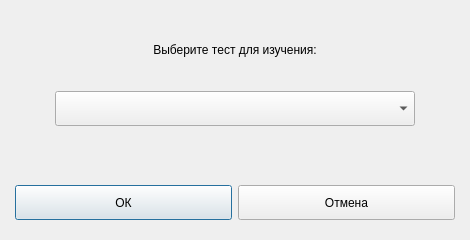
<?xml version="1.0" encoding="UTF-8"?>
<ui version="4.0">
 <class>LearningTestSelectingDialog</class>
 <widget class="QDialog" name="LearningTestSelectingDialog">
  <property name="windowModality">
   <enum>Qt::ApplicationModal</enum>
  </property>
  <property name="geometry">
   <rect>
    <x>0</x>
    <y>0</y>
    <width>470</width>
    <height>240</height>
   </rect>
  </property>
  <property name="sizePolicy">
   <sizepolicy hsizetype="Expanding" vsizetype="Expanding">
    <horstretch>0</horstretch>
    <verstretch>0</verstretch>
   </sizepolicy>
  </property>
  <property name="minimumSize">
   <size>
    <width>470</width>
    <height>240</height>
   </size>
  </property>
  <property name="maximumSize">
   <size>
    <width>470</width>
    <height>240</height>
   </size>
  </property>
  <property name="windowTitle">
   <string>Dialog</string>
  </property>
  <property name="styleSheet">
   <string notr="true">QDialog {
  background-color: #ffffff;
  border: 5px solid #c9c9c9;
  border-radius: 5px;
}
QDialog &gt; QLabel
{
  font-size: 16px;
  font-family: Arial, sans-serif;
  font-weight: bold;
  color: #60616f;
  text-align: center;
}

QDialog &gt; QPushButton {

  font-size: 16px;
  font-family: Arial, sans-serif;
  font-weight: bold;
  color: #60616f;
  text-align: center;

  border: none;
  border-radius: 10px;
  
  background-color:   qlineargradient(spread:reflect, x1:0.471, y1:0, x2:0.465, y2:1, stop:0.465909 rgba(247, 248, 250, 255), stop:1 rgba(227, 228, 232, 255))
}
QDialog &gt; QPushButton:hover {
  background-color: #c6e4f0;
}
QDialog &gt; QPushButton:pressed {
  padding-top: 1px;
  background-color: qlineargradient(spread:reflect, x1:0.482, y1:1, x2:0.505, y2:0, stop:0.465909 rgba(247, 248, 250, 255), stop:1 rgba(227, 228, 232, 255))
}


QComboBox {
  border: 2px solid #e6e6e9;
  border-radius: 5px;
  background-color: qlineargradient(spread:pad, x1:0.511, y1:0, x2:0.510955, y2:1, stop:0   rgba(255, 255, 255, 255), stop:0.943182 rgba(245, 246, 249, 255));
  padding-left: 10px;

  font-size: 16px;
  font-family: Arial, sans-serif;
  font-weight: bold;
  color: #878787;

}
QComboBox::down-arrow {
  border: none;
  border-radius: 5px;
  background-color: qlineargradient(spread:pad, x1:0.511, y1:0, x2:0.510955, y2:1, stop:0   rgba(255, 255, 255, 255), stop:0.943182 rgba(245, 246, 249, 255));
  image: url(:/icons/icons/downArrow.png);
}
QComboBox::drop-down {
  width: 25px;
  border: none;
  border-radius: 0px;
  background-color: qlineargradient(spread:pad, x1:0.511, y1:0, x2:0.510955, y2:1, stop:0   rgba(255, 255, 255, 255), stop:0.943182 rgba(245, 246, 249, 255));
  border-left: 2px solid #d6d7da;
  margin: 4px 0px;
  image: url(:/icons/icons/downArrow.png);

}
QComboBox:hover {
  background-color: qlineargradient(spread:pad, x1:0.511, y1:0, x2:0.510955, y2:1, stop:0   rgba(255, 255, 255, 255), stop:0.943182 rgba(245, 246, 249, 255));
  border-radius: 5px;
}

QComboBox QAbstractItemView, QComboBox QAbstractItemView::item  {
  background-color: qlineargradient(spread:pad, x1:0.511, y1:0, x2:0.510955, y2:1, stop:0   rgba(255, 255, 255, 255), stop:0.943182 rgba(245, 246, 249, 255));
  border: 1px solid #ecedef;
  border-radius: 5px;
  padding-left: 10px;
  selection-background-color: #c6e4f0;

 }

QComboBox QAbstractItemView::item:hover  {
  background-color: #c6e4f0;
  selection-background-color: #c6e4f0;
 }</string>
  </property>
  <property name="sizeGripEnabled">
   <bool>false</bool>
  </property>
  <property name="modal">
   <bool>true</bool>
  </property>
  <layout class="QGridLayout" name="gridLayout">
   <property name="leftMargin">
    <number>15</number>
   </property>
   <property name="topMargin">
    <number>20</number>
   </property>
   <property name="rightMargin">
    <number>15</number>
   </property>
   <property name="bottomMargin">
    <number>20</number>
   </property>
   <item row="1" column="0" colspan="2">
    <widget class="QLabel" name="label">
     <property name="text">
      <string>Выберите тест для изучения:</string>
     </property>
     <property name="alignment">
      <set>Qt::AlignCenter</set>
     </property>
    </widget>
   </item>
   <item row="7" column="0">
    <widget class="QPushButton" name="okPushButton">
     <property name="sizePolicy">
      <sizepolicy hsizetype="Expanding" vsizetype="Fixed">
       <horstretch>0</horstretch>
       <verstretch>0</verstretch>
      </sizepolicy>
     </property>
     <property name="minimumSize">
      <size>
       <width>0</width>
       <height>35</height>
      </size>
     </property>
     <property name="maximumSize">
      <size>
       <width>16777215</width>
       <height>35</height>
      </size>
     </property>
     <property name="text">
      <string>ОК</string>
     </property>
    </widget>
   </item>
   <item row="0" column="0">
    <spacer name="verticalSpacer_2">
     <property name="orientation">
      <enum>Qt::Vertical</enum>
     </property>
     <property name="sizeType">
      <enum>QSizePolicy::Maximum</enum>
     </property>
     <property name="sizeHint" stdset="0">
      <size>
       <width>20</width>
       <height>30</height>
      </size>
     </property>
    </spacer>
   </item>
   <item row="5" column="0">
    <spacer name="verticalSpacer">
     <property name="orientation">
      <enum>Qt::Vertical</enum>
     </property>
     <property name="sizeType">
      <enum>QSizePolicy::Maximum</enum>
     </property>
     <property name="sizeHint" stdset="0">
      <size>
       <width>20</width>
       <height>60</height>
      </size>
     </property>
    </spacer>
   </item>
   <item row="2" column="0">
    <spacer name="verticalSpacer_3">
     <property name="orientation">
      <enum>Qt::Vertical</enum>
     </property>
     <property name="sizeType">
      <enum>QSizePolicy::Maximum</enum>
     </property>
     <property name="sizeHint" stdset="0">
      <size>
       <width>20</width>
       <height>35</height>
      </size>
     </property>
    </spacer>
   </item>
   <item row="4" column="0" colspan="2">
    <widget class="QWidget" name="widget" native="true">
     <layout class="QHBoxLayout" name="horizontalLayout">
      <property name="spacing">
       <number>0</number>
      </property>
      <property name="leftMargin">
       <number>40</number>
      </property>
      <property name="topMargin">
       <number>0</number>
      </property>
      <property name="rightMargin">
       <number>40</number>
      </property>
      <property name="bottomMargin">
       <number>0</number>
      </property>
      <item>
       <widget class="QComboBox" name="testSelectingComboBox">
        <property name="sizePolicy">
         <sizepolicy hsizetype="Expanding" vsizetype="Fixed">
          <horstretch>0</horstretch>
          <verstretch>0</verstretch>
         </sizepolicy>
        </property>
        <property name="minimumSize">
         <size>
          <width>0</width>
          <height>35</height>
         </size>
        </property>
        <property name="maximumSize">
         <size>
          <width>16777215</width>
          <height>35</height>
         </size>
        </property>
       </widget>
      </item>
     </layout>
    </widget>
   </item>
   <item row="7" column="1">
    <widget class="QPushButton" name="canselPushButton">
     <property name="sizePolicy">
      <sizepolicy hsizetype="Expanding" vsizetype="Fixed">
       <horstretch>0</horstretch>
       <verstretch>0</verstretch>
      </sizepolicy>
     </property>
     <property name="minimumSize">
      <size>
       <width>0</width>
       <height>35</height>
      </size>
     </property>
     <property name="maximumSize">
      <size>
       <width>16777215</width>
       <height>35</height>
      </size>
     </property>
     <property name="text">
      <string>Отмена</string>
     </property>
    </widget>
   </item>
  </layout>
 </widget>
 <resources/>
 <connections/>
</ui>
